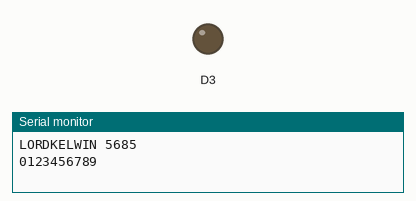
Simulated run of this sketch. Board: ESP8266 (NodeMCU). Parts: output pins drawn as LEDs (lit = HIGH), the last lines printed to the serial monitor. WiFi joins after 1.5 s; servers stay silent unless stated.

Above: at 0.1 s.
At 12.0 s:
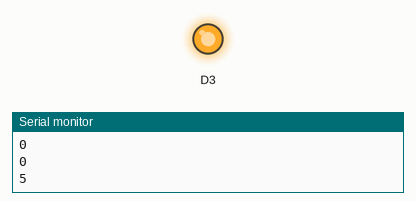
Timing chart, 0 to 13.5 s (numbered marks = the images above):
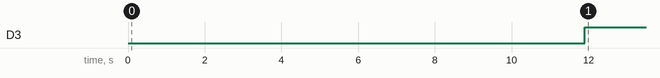

Measured:
- by itself, D3: LOW → HIGH at 11.9 s

The sketch:

rfid_esp8266.ino
```cpp
#include <ESP8266WiFi.h>
#include <ESPAsyncTCP.h>
#include <ESPAsyncWebServer.h>
#include <AsyncElegantOTA.h>
#include <SPI.h>
#include <MFRC522.h>

#define RST_PIN D0
#define SS_PIN D8

const char* ssid = "LORDKELWIN 5685";
const char* pass = "0123456789";
String dataRFID;
int i = 0;

AsyncWebServer server(80);
MFRC522 mfrc522(SS_PIN, RST_PIN);

struct roomTime {
  String room;
  String timeLength;
};

void setupWifi() {
  byte buffer[30];
  byte block;
  char name_arr[20];
  char pass_arr[20];
  byte len;

  Serial.println(ssid);
  Serial.println(pass);
  delay(100);
  //WiFi.config(local_IP, gateway, subnet);
  Serial.print("\nConnecting to ");
  Serial.println(ssid);

  WiFi.mode(WIFI_STA);
  WiFi.begin(ssid, pass);

  while (WiFi.status() != WL_CONNECTED) {
    delay(100);
    Serial.print(".");
  }

  Serial.print("\nConnected to ");
  Serial.println(ssid);
  Serial.print("IP address: ");
  Serial.println(WiFi.localIP());
}

void setup() {
  Serial.begin(115200);
  pinMode(D3, 1);
  setupWifi();

  AsyncElegantOTA.begin(&server);
  server.begin();

  SPI.begin();
  mfrc522.PCD_Init();
  Serial.println(F("RFID initialized."));
}

void loop() {
  AsyncElegantOTA.loop();
  roomTime dataRF = readRFID();
  Serial.println(dataRF.room);
  Serial.println(dataRF.timeLength);

  if (dataRF.room == "108") {
    digitalWrite(D3, 0);
    i = 0;
  } else {
    i++;
    if (i >= 5) {
      digitalWrite(D3, 1);
    }
  }
  Serial.println(i);

}

roomTime readRFID() {
  // Prepare key - all keys are set to FFFFFFFFFFFFh at chip delivery from the factory.
  roomTime cardInfo;
  MFRC522::MIFARE_Key key;
  for (byte i = 0; i < 6; i++) key.keyByte[i] = 0xFF;

  //some variables we need
  byte block;
  byte len;
  MFRC522::StatusCode status;

  //-------------------------------------------
  // Reset the loop if no new card present on the sensor/reader. This saves the entire process when idle.
  if (!mfrc522.PICC_IsNewCardPresent() && !mfrc522.PICC_IsNewCardPresent()) {
    cardInfo.room = 0;
    cardInfo.timeLength = 0;
    delay(2000);
    return cardInfo;
  }

  // Select one of the cards
  if ( ! mfrc522.PICC_ReadCardSerial()) {
    //return "0";
  }

  //Serial.println(F("**Card Detected:**"));
  //-------------------------------------------
  //mfrc522.PICC_DumpDetailsToSerial(&(mfrc522.uid)); //dump some details about the card
  //mfrc522.PICC_DumpToSerial(&(mfrc522.uid));      //uncomment this to see all blocks in hex
  //-------------------------------------------

  //Serial.print(F("Name: "));

  byte buffer1[18];

  block = 4;
  len = 18;

  //------------------------------------------- GET FIRST NAME
  status = mfrc522.PCD_Authenticate(MFRC522::PICC_CMD_MF_AUTH_KEY_A, 4, &key, &(mfrc522.uid)); //line 834 of MFRC522.cpp file
  if (status != MFRC522::STATUS_OK) {
    //Serial.print(F("Authentication failed: "));
    //Serial.println(mfrc522.GetStatusCodeName(status));
    //return mfrc522.GetStatusCodeName(status);
  }

  status = mfrc522.MIFARE_Read(block, buffer1, &len);
  if (status != MFRC522::STATUS_OK) {
    //Serial.print(F("Reading failed: "));
    //Serial.println(mfrc522.GetStatusCodeName(status));
    //return mfrc522.GetStatusCodeName(status);
  }

  //PRINT FIRST NAME
  for (uint8_t i = 0; i < 16; i++)
  {
    if (buffer1[i] > 32)
    {
      //Serial.write(buffer1[i]);
      cardInfo.room += char(buffer1[i]);
    }
  }
  //Serial.print(" ");

  //---------------------------------------- GET LAST NAME

  byte buffer2[18];
  block = 1;

  status = mfrc522.PCD_Authenticate(MFRC522::PICC_CMD_MF_AUTH_KEY_A, 1, &key, &(mfrc522.uid)); //line 834
  if (status != MFRC522::STATUS_OK) {
    //Serial.print(F("Authentication failed: "));
    //Serial.println(mfrc522.GetStatusCodeName(status));
    //return mfrc522.GetStatusCodeName(status);
  }

  status = mfrc522.MIFARE_Read(block, buffer2, &len);
  if (status != MFRC522::STATUS_OK) {
    //Serial.print(F("Reading failed: "));
    //Serial.println(mfrc522.GetStatusCodeName(status));
    //return mfrc522.GetStatusCodeName(status);
  }

  //PRINT LAST NAME
  for (uint8_t i = 0; i < 16; i++) {
    //Serial.write(buffer2[i] );
    if (buffer2[i] > 32) {
      cardInfo.timeLength += char(buffer2[i]);
    }
  }

  //----------------------------------------

  //Serial.println(F("\n**End Reading**\n"));

  delay(1000); //change value if you want to read cards faster

  //mfrc522.PICC_HaltA();
  mfrc522.PCD_StopCrypto1();

  return cardInfo;
}
```
